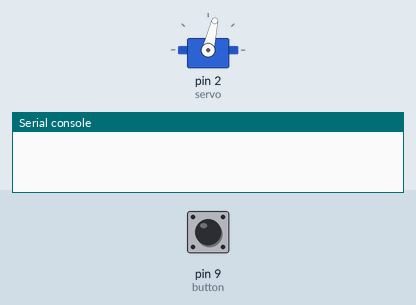
This program was run on a simulated MicroPython board. Parts: servo, the last lines printed to the serial console. Inputs (shaded band) come from the test bench; at power-on: pin 9 (button) HIGH.

Above: at 0.4 s.
1.3 s: pin 9 (button) pulled LOW for 0.15 s
At 1.72 s:
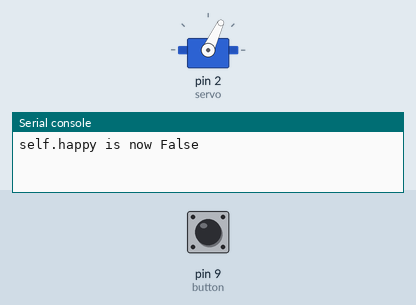
4.3 s: pin 9 (button) pulled LOW for 1 s
At 4.6 s:
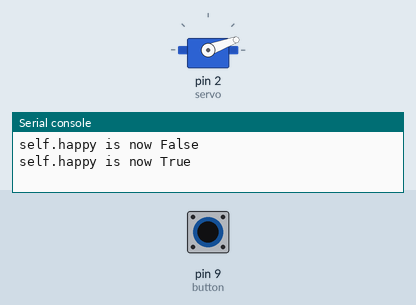
Timing chart, 0 to 13.3 s (numbered marks = the images above; inputs shaded):
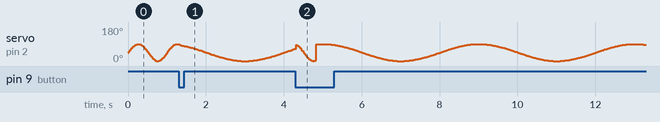

The program:

dahal_nomqtt_main.py
```python
# Python
import time
import asyncio
from math import pi, sin
# MicroPython
from machine import Pin # type: ignore (suppresses Pylance lint warning)
from servo import Servo # type: ignore (suppresses Pylance lint warning)

threadsleep = 0.01

class Dancer:
    def __init__(self):
        self.servo = Servo(2)
        self.happy = True
        self.enabled = True
        self.button = Pin(9, Pin.IN, Pin.PULL_UP)

    async def test(self):
        while True:
            await asyncio.sleep(threadsleep)

    async def monitor_buttons_and_pot(self):
        while True:
            if not self.button.value():
                self.happy = not self.happy
                print(f'self.happy is now {self.happy}')
                await asyncio.sleep(0.5)
            await asyncio.sleep(threadsleep)

    async def run_servos(self):
        frequency = 1 # cycle per second
        # time.ticks_ms() / 1000
        while True:
            if self.enabled:
                if self.happy:
                    frequency = 1.0
                else:
                    frequency = 0.25
                ω = 2*pi*frequency
                t = time.ticks_ms() / 1000
                servo_angle = (sin(ω*t) + 1) / 2 * 90
                self.servo.write(servo_angle)
            await asyncio.sleep(threadsleep)

async def main():
    dancer = Dancer()
    await asyncio.gather(asyncio.create_task(dancer.test()),
                         asyncio.create_task(dancer.monitor_buttons_and_pot()),
                         asyncio.create_task(dancer.run_servos())
                        )

asyncio.run(main())
```
